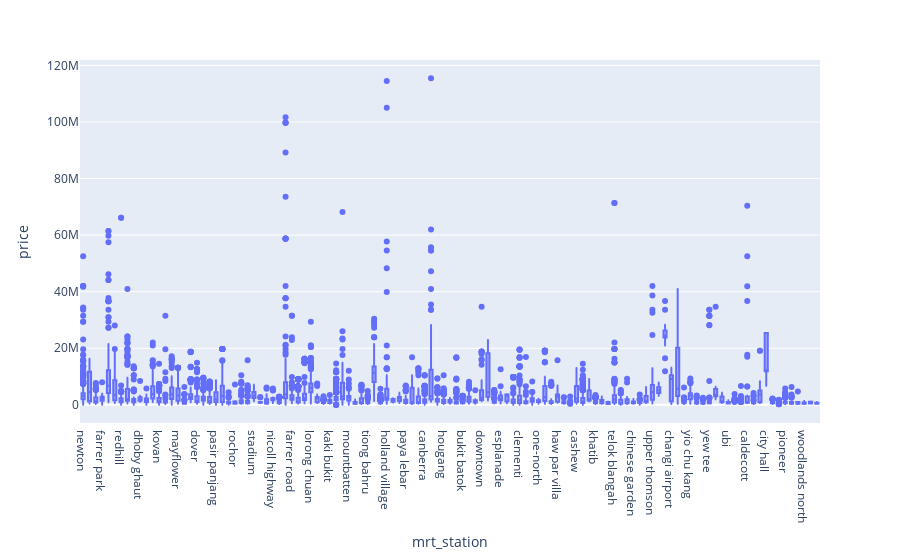
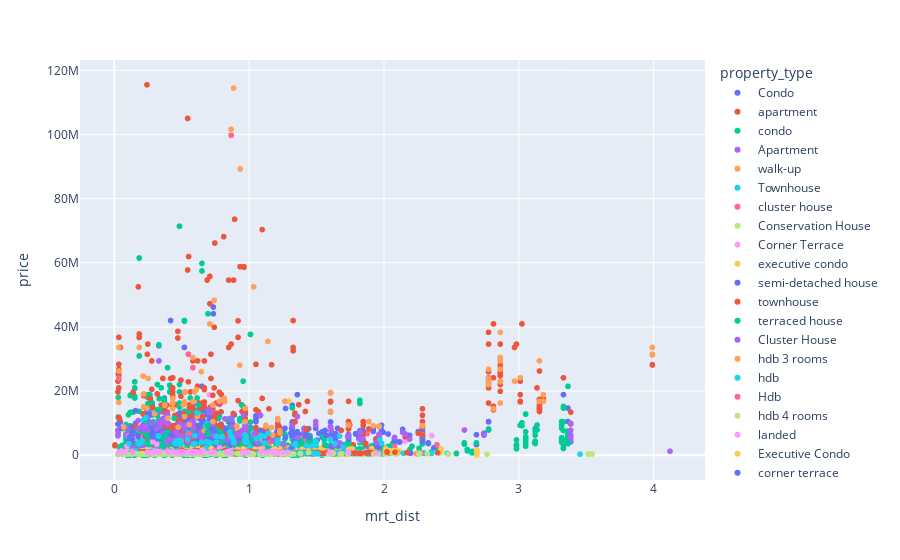
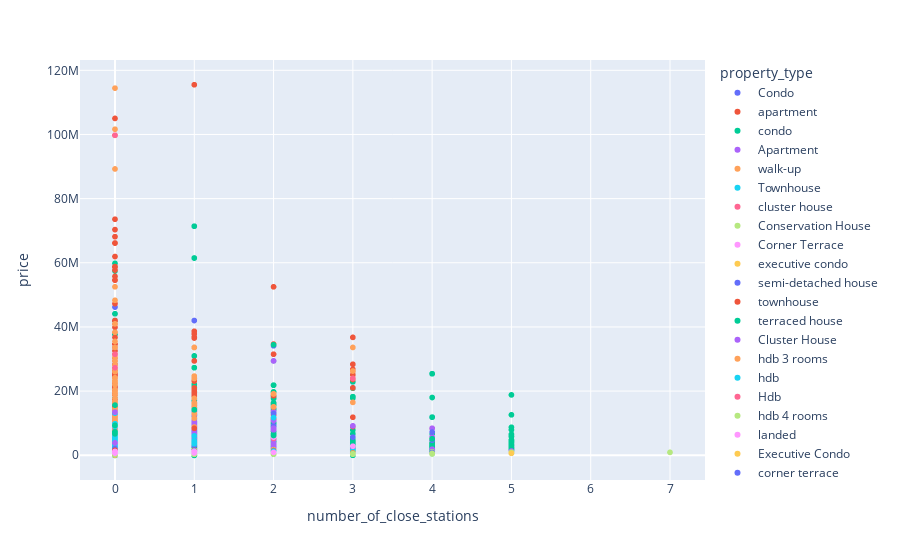

The cell these charts' notebook holds for them, in order:
### Code cell
fig = px.box(train_df_clean, x="mrt_station", y="price")
fig.show()

fig = px.scatter(train_df_clean, x="mrt_dist", y="price", color='property_type')
fig.show()

fig = px.scatter(train_df_clean, x="number_of_close_stations", y="price", color='property_type')
fig.show()
